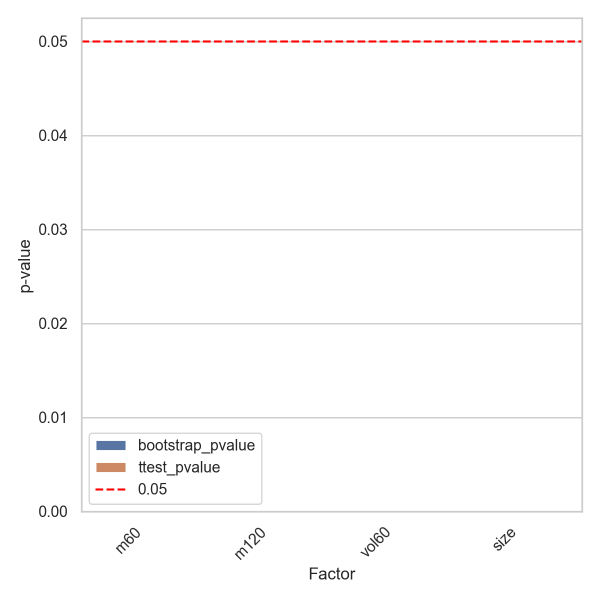
#> input picture outputs/stat_ic_pvalues.png, 1200 x 1200 px (shown at 1/2 size)
$ python generate_presentation_pdf.py
#> lines starting #> are read from the running program, lines starting #| are printed output that depends on the picture
import os
from PIL import Image, ImageDraw, ImageFont

ROOT = os.path.dirname(os.path.dirname(os.path.abspath(__file__)))
OUT = os.path.join(ROOT, 'outputs')
IMG_ORDER = [
    ('IC significance', 'stat_ic_pvalues.png'),
    ('Robustness heatmap', 'robustness_heatmap_cost_600bps.png'),
    ('Portfolio NAV', 'highres_multi_factor_cum.png'),
    ('Quintile cumulative returns', 'highres_filtered_quintile_cum_returns.png')
]
PDF_PATH = os.path.join(OUT, 'multi_factor_presentation.pdf')

pages = []
for title, fname in IMG_ORDER:
    img_path = os.path.join(OUT, fname)
    if os.path.exists(img_path):
        img = Image.open(img_path).convert('RGB')
        # add a small title bar at top
        w, h = img.size
#> w = 1200; h = 1200
        new_h = h + 80
#> new_h = 1280
        page = Image.new('RGB', (w, new_h), 'white')
#> page: PIL image 1200x1280 RGB; every value is 255
        draw = ImageDraw.Draw(page)
        try:
            font = ImageFont.truetype('arial.ttf', 24)
        except Exception:
            font = ImageFont.load_default()
        draw.text((20, 20), title, fill='black', font=font)
        page.paste(img, (0, 80))
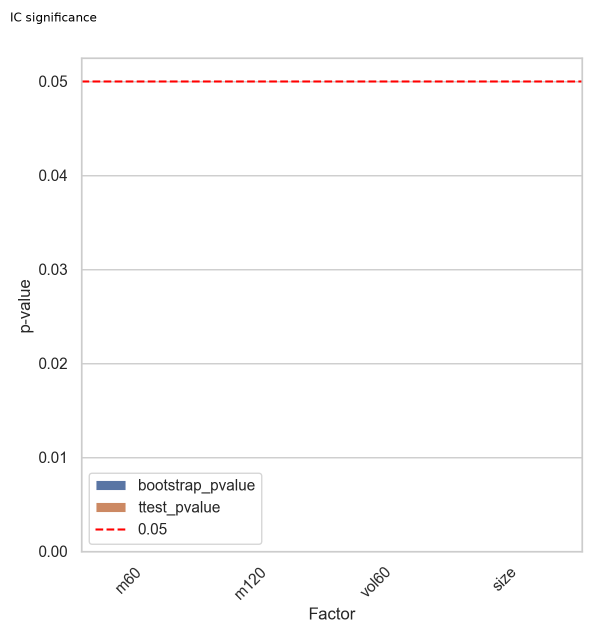
#> page: PIL image 1200x1280 RGB (shown at 1/2 size); mean R, G, B 252.5, 252, 252
        pages.append(page)
    else:
        # create placeholder page
        page = Image.new('RGB', (1200, 800), 'white')
        draw = ImageDraw.Draw(page)
        try:
            font = ImageFont.truetype('arial.ttf', 24)
        except Exception:
            font = ImageFont.load_default()
        draw.text((20, 20), f'{title} - image missing: {fname}', fill='black', font=font)
        pages.append(page)
#> pass 2 of the loop `for title, fname in IMG_ORDER:`:
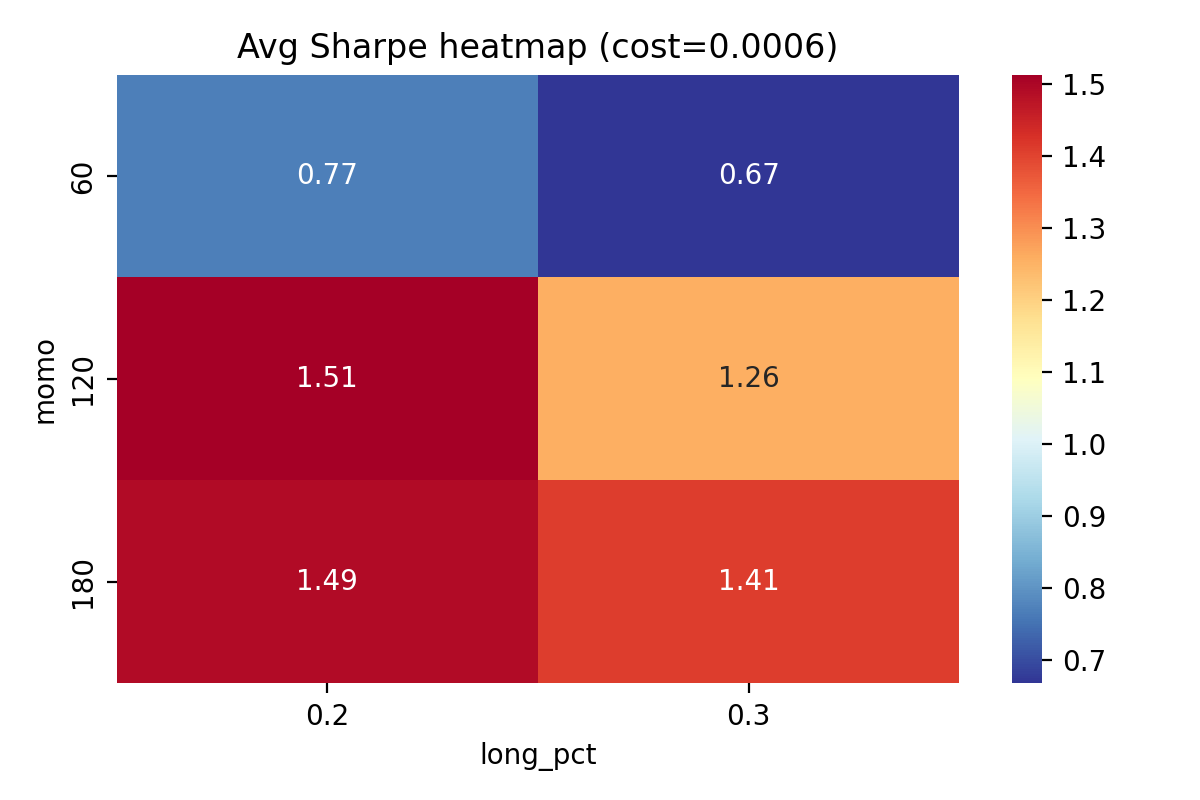
#> input picture outputs/robustness_heatmap_cost_600bps.png, 1200 x 800 px
#> img: PIL image 1200x800 RGB
#> `page.paste(img, (0, 80))`:
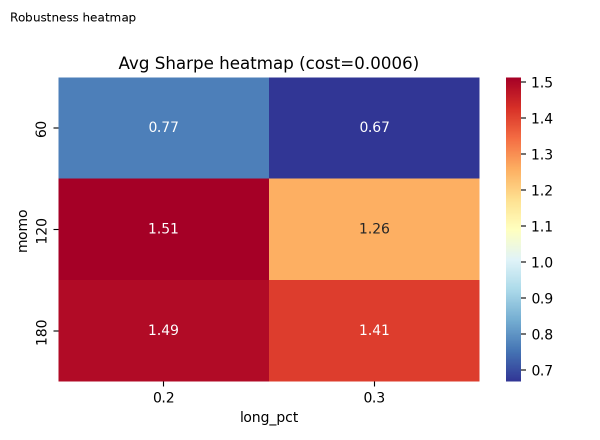
#> page: PIL image 1200x880 RGB (shown at 1/2 size); mean R, G, B 204.1, 162, 171.9
#> pass 3 of the loop `for title, fname in IMG_ORDER:`:
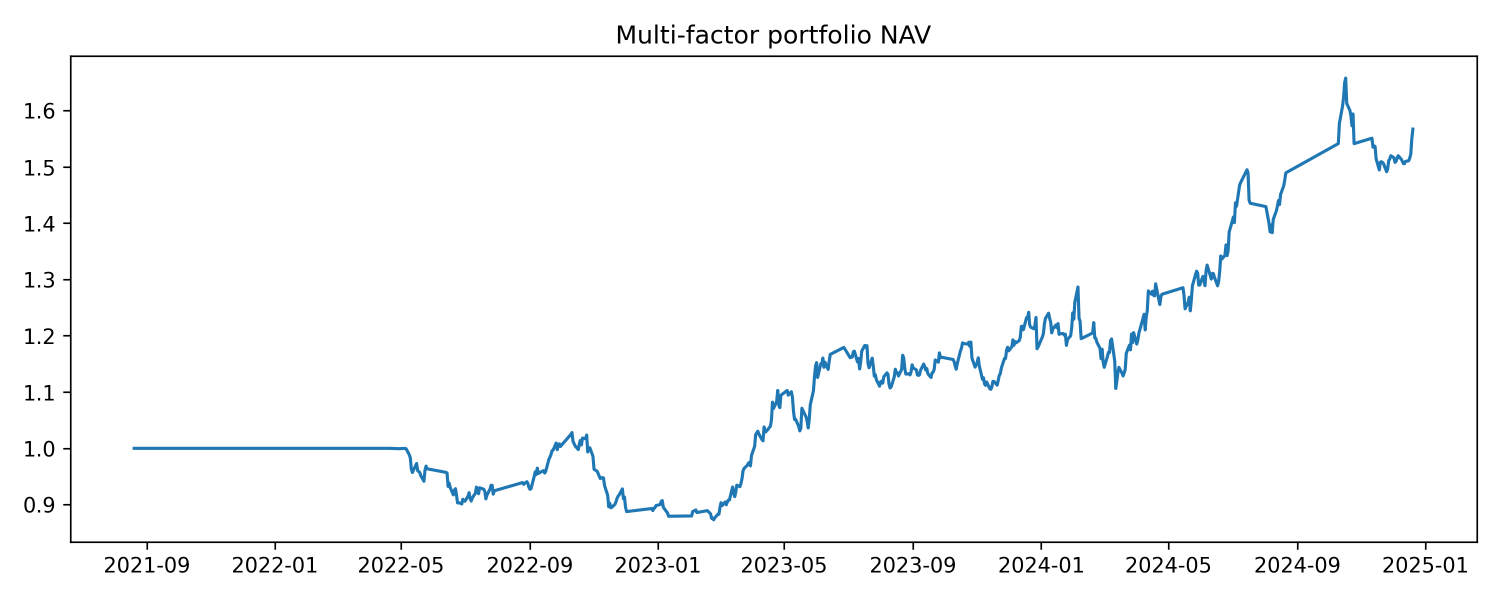
#> input picture outputs/highres_multi_factor_cum.png, 3000 x 1200 px (shown at 1/2 size)
#> img: PIL image 3000x1200 RGB
#> `page.paste(img, (0, 80))`:
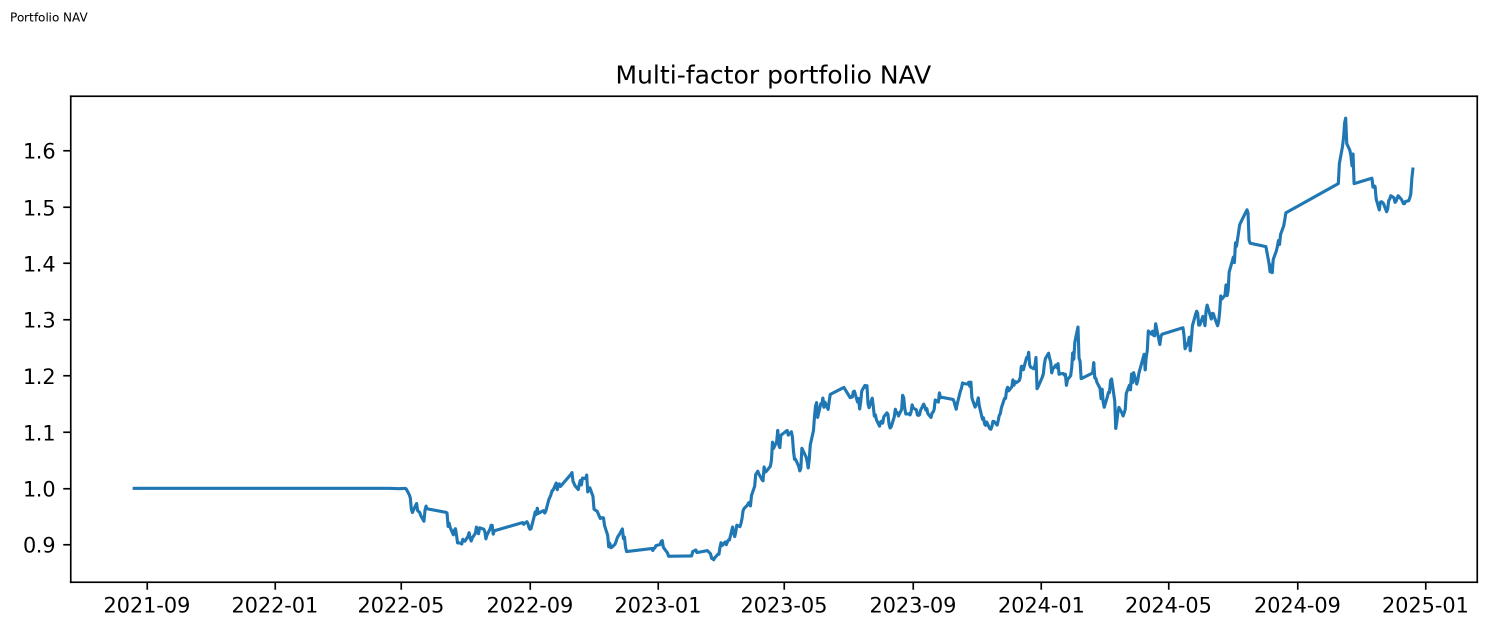
#> page: PIL image 3000x1280 RGB (shown at 1/2 size); mean R, G, B 249, 249.9, 250.6
#> the loop made 4 passes; the first 3 are shown

# add a final one-pager text slide if present
onepager = os.path.join(OUT, 'project_one_pager_final.md')
if os.path.exists(onepager):
    with open(onepager, 'r', encoding='utf-8') as f:
        lines = f.read().splitlines()
    page = Image.new('RGB', (1200, 800), 'white')
    draw = ImageDraw.Draw(page)
    try:
        font_title = ImageFont.truetype('arial.ttf', 28)
        font_body = ImageFont.truetype('arial.ttf', 14)
    except Exception:
        font_title = ImageFont.load_default()
        font_body = ImageFont.load_default()
    draw.text((20, 20), 'Project One-pager', fill='black', font=font_title)
    y = 70
    for line in lines:
        if y > 760:
            break
        draw.text((20, y), line, fill='black', font=font_body)
        y += 20
    pages.append(page)

# try to assemble PDF using img2pdf for reliability
try:
    import img2pdf
    tmp_dir = os.path.join(OUT, 'tmp_pdf_pages')
    os.makedirs(tmp_dir, exist_ok=True)
    png_paths = []
    for i, page in enumerate(pages):
        pth = os.path.join(tmp_dir, f'page_{i:02d}.png')
        page.save(pth, format='PNG')
        png_paths.append(pth)
    with open(PDF_PATH, 'wb') as f:
        f.write(img2pdf.convert(png_paths))
#> (this line was passed over: img2pdf is not available in this run)
    print('Wrote', PDF_PATH)
except Exception:
    # fallback to PIL save
    if pages:
        pages[0].save(PDF_PATH, save_all=True, append_images=pages[1:])
        print('Wrote', PDF_PATH)
    else:
        print('No pages to write')
